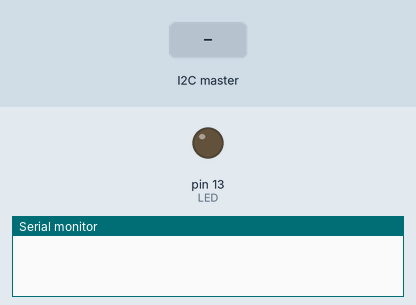
A sketch run on a simulated Arduino Uno, built with avr-gcc and run on an emulated ATmega328P. On the bench: output pins drawn as LEDs (lit = HIGH), the last lines printed to the serial monitor. The inputs (shaded band) are chosen by the test bench.

Above: at 1.2 s.
1.3 s: the I2C master sends the byte 1
At 2.2 s:
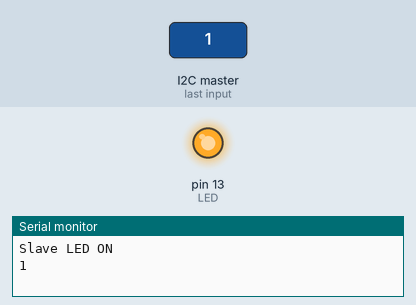
2.8 s: the I2C master sends the byte 0
At 3.3 s:
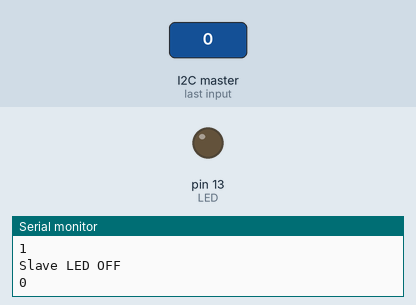
Timing chart, 0 to 5.8 s (numbered marks = the images above; inputs shaded):
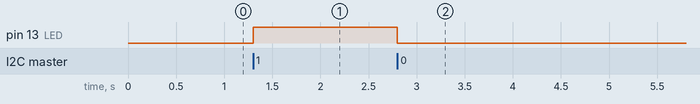

Measured:
- after the input at 1.3 s, pin 13 (LED): LOW → HIGH at once
- after the input at 2.8 s, pin 13 (LED): HIGH → LOW at once

The sketch:

andarduinoSaveonoff.ino
```cpp
//I2C Slave Code (Arduino)
//I2C Communication between STM32 and Arduino
//Circuit Digest
//  funziona  provato      https://circuitdigest.com/microcontroller-projects/stm32-stm32f103c8-i2c-communication-tutorial
#include<Wire.h>                             //Library for I2C Communication functions

#define LED 13
//#define buttonpin 2

byte x =0;
void setup()

{
  Serial.begin(9600);                        //Begins Serial Communication at 9600 baud rate
  pinMode(LED,OUTPUT);                       //Sets pin 7 as output
  Wire.begin(8);                             // join i2c bus with its slave Address as 8 at pin (A4,A5)
  Wire.onReceive(receiveEvent);              //Function call when Slave Arduino receives value from master STM32
  Wire.onRequest(requestEvent);              //Function call when Master STM32 request value from Slave Arduino
}

void loop()
{
  delay(100);
}

void receiveEvent (int howMany)              //This Function is called when Slave Arduino receives value from master STM32
{
  int a = Wire.read();                      //Used to read value received from master STM32 and store in variable a

  if (a == 49 | a==10|a==1)                       //   Logic to turn Slave LED ON (if received value is 1) or OFF (if received value is 0)
  {
   digitalWrite(LED,HIGH);
   Serial.println("Slave LED ON");
   Serial.println(a);
   delay(500);

  }
  else
  {
    digitalWrite(LED,LOW);
    Serial.println("Slave LED OFF");
    Serial.println(a);
  }
  delay(500);

}

void requestEvent()                            //This Function is called when Master STM32 wants value from slave Arduino
{
  //int value = digitalRead(buttonpin);          //Reads the status of the pin 2
   int value =0;
  if (value == HIGH)                           //Logic to set the value of x to send to master depending upon input at pin 2
  {
    x=1;
  }
  else
  {
    x=0;
  }
  Wire.write(x);                             // sends one byte of x value to master STM32
}
```
